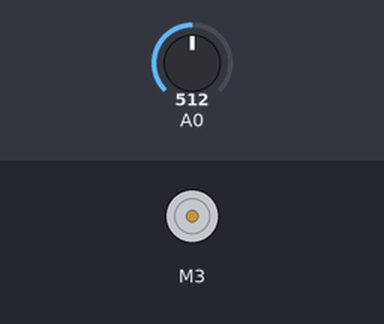
A sketch run on a simulated Arduino Uno, built with avr-gcc and run on an emulated ATmega328P. Parts: DC motor (green arrow = forward, orange = backward, longer = faster). The test bench sets the inputs (shaded band); at power-on: A0 = 512. What the sketch prints to the serial monitor is not drawn.

Above: at 1.2 s.
1.3 s: A0 set to 716
At 1.76 s:
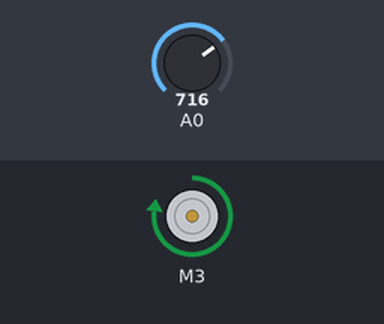
4.3 s: A0 set to 511
At 6.2 s:
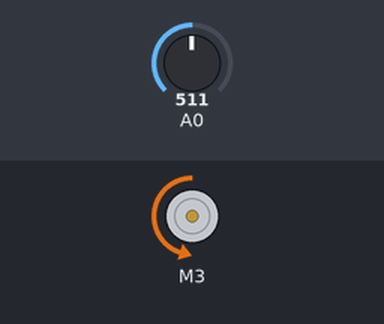
6.5 s: A0 set to 306
At 7.26 s:
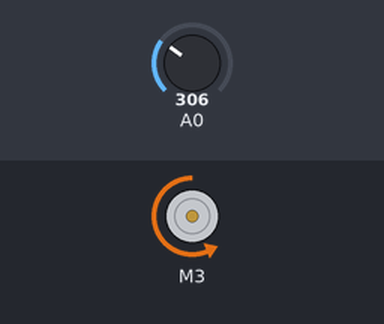
9.5 s: A0 set to 900
At 9.98 s:
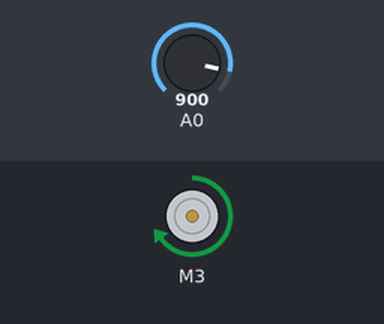
12.5 s: A0 set to 1023
15.5 s: A0 set to 122
Timing chart, 0 to 27.6 s (numbered marks = the images above; inputs shaded):
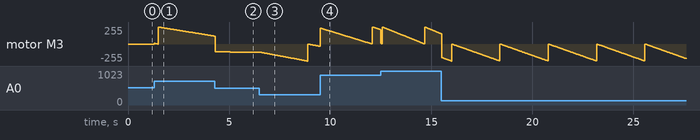

The sketch:

cnc_1gdl.ino
```cpp
#include <AFMotor.h>

AF_DCMotor motor(3);
const int puerto_entrada = A0;
const int referencia = 512;
const int kp = 10;
const int ki = 1;
const int kd = 2;
int entrada;
double error;
double error_anterior;
double ep;
double historial = 0;

void setup() {
  // put your setup code here, to run once:
Serial.begin(9600);
motor.setSpeed(0);
motor.run(RELEASE);

}

void loop() {
  // put your main code here, to run repeatedly:
entrada= analogRead(A0);
error_anterior = error;
ep = (error-error_anterior)/0.002;
error = (referencia-entrada);
historial += error*0.002;
if(error < 0){
  motor.run(FORWARD);
  motor.setSpeed(kp*error+kd*ep+ki*historial);
}
else{
  motor.run(BACKWARD);
  motor.setSpeed(kp*error+kd*ep+ki*historial);
}

Serial.print(error);
Serial.print("\n");
delay(2);
}
```

Measured:
- by itself, motor M3: ramps from stopped to backward 255/255 and jumps back, once every 2.4 s
